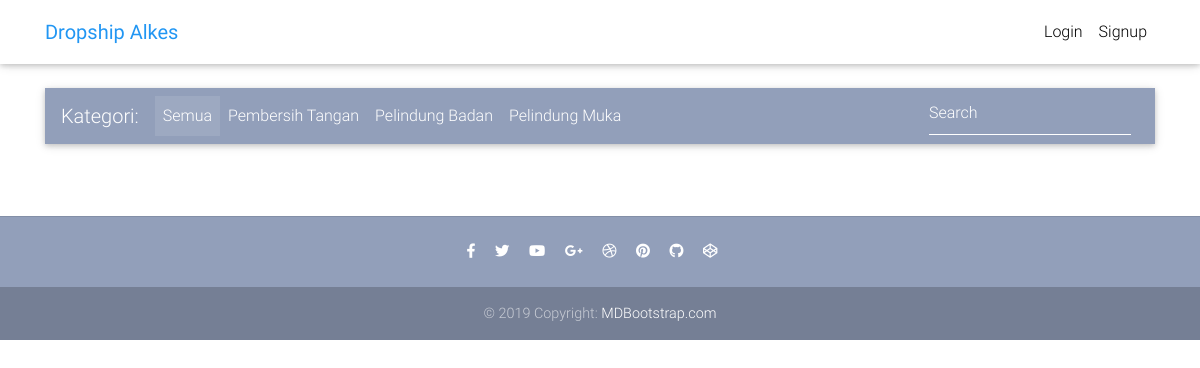
The app's page /, older data.
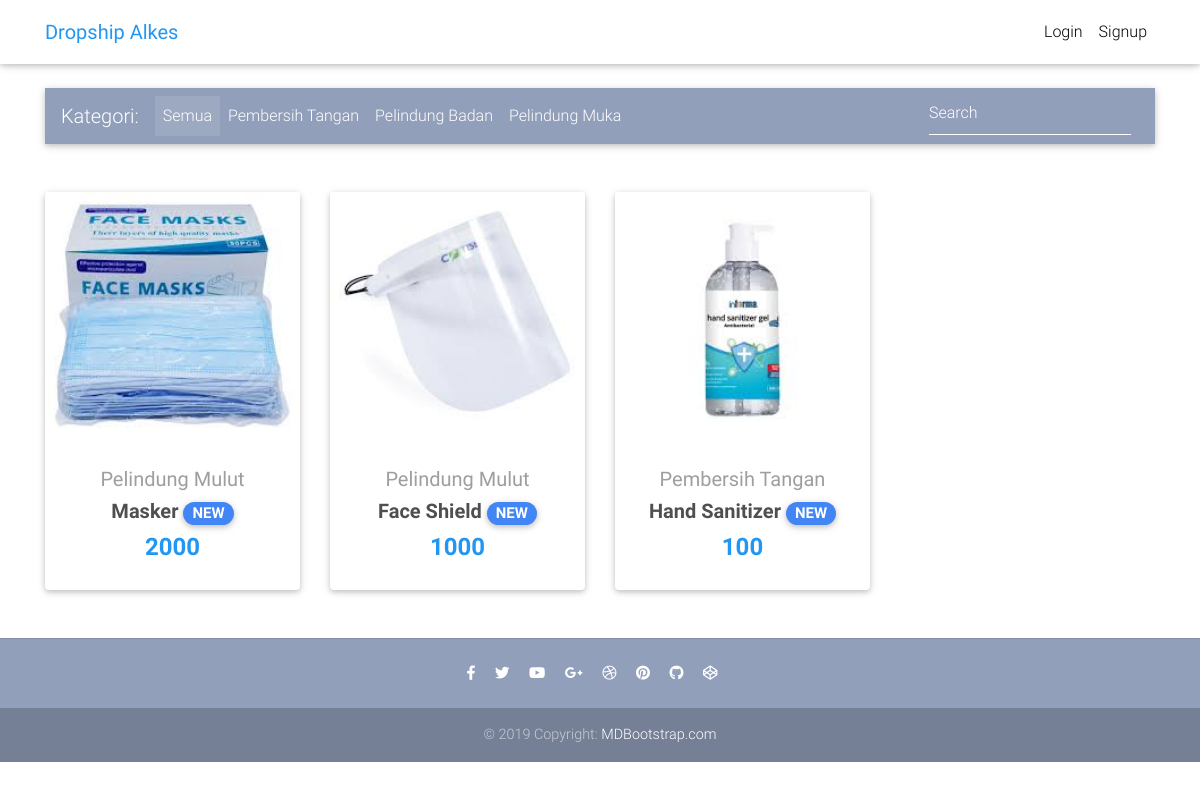
The same page, newer data.
### core/models.py (models this page shows, shortened)
class Item(models.Model):
    title = models.CharField(max_length=100)
    price = MoneyField(max_digits=14, decimal_places=0, default_currency="IDR")
    discount_price = MoneyField(
        max_digits=14, decimal_places=0, default_currency="IDR")
    category = models.CharField(choices=CATEGORY_CHOICES, max_length=2)
    label = models.CharField(choices=LABEL_CHOICES, max_length=1)
    slug = models.SlugField()
    description = models.TextField()
    image = models.ImageField()
    def get_absolute_url(self):
        return reverse("core:product", kwargs={
            'slug': self.slug
        })

### core/views.py (the view)
# urls.py: path('', HomeView.as_view(), name='home'),
class HomeView(ListView):
    model = Item
    paginate_by = 10
    template_name = "home.html"

### templates/home.html (shortened to what this page needs)
{% extends "base.html" %}
{% block content %}
<main>
  <div class="container">
    <nav class="navbar navbar-expand-lg navbar-dark mdb-color lighten-3 mt-3 mb-5">
      <span class="navbar-brand">Kategori:</span>
      <div class="collapse navbar-collapse" id="basicExampleNav">
        <ul class="navbar-nav mr-auto">
          <li class="nav-item active">
            <a class="nav-link" href="#">Semua
            </a>
          </li>
          <li class="nav-item">
            <a class="nav-link" href="#">Pembersih Tangan</a>
          </li>
          <li class="nav-item">
            <a class="nav-link" href="#">Pelindung Badan</a>
          </li>
          <li class="nav-item">
            <a class="nav-link" href="#">Pelindung Muka</a>
          </li>
        </ul>
        <form class="form-inline">
          <div class="md-form my-0">
            <input class="form-control mr-sm-2" type="text" placeholder="Search" aria-label="Search">
          </div>
        </form>
      </div>
    </nav>
    <section class="text-center mb-4">
      <div class="row wow fadeIn">
        {% for item in object_list %}
        <div class="col-lg-3 col-md-6 mb-4">
          <div class="card">
            <div class="view overlay">
                 <img src="{{ item.image.url }}" class="card-img-top">
            </div>
            <div class="card-body text-center">
              <a href="" class="grey-text">
                <h5>{{ item.get_category_display }}</h5>
              </a>
              <h5>
                <strong>
                  <a href="{{ item.get_absolute_url }}" class="dark-grey-text">{{ item.title }}
                    <span class="badge badge-pill {{ item.get_label_display }}-color">NEW</span>
                  </a>
                </strong>
              </h5>
              <h4 class="font-weight-bold blue-text">
                <strong>
                  {% if item.discount_price %}
                  {{ item.discount_price }}
                  {% else %}
                  {{ item.price }}
                  {% endif %}
                </strong>
              </h4>
            </div>
          </div>
        </div>
        {% endfor %}
      </div>
    </section>
  </div>
</main>
{% endblock content %}

### templates/base.html (shortened to what this page needs)
{% load static %}
<!DOCTYPE html>
<html lang="en">
<head>
  <link rel="stylesheet" href="https://use.fontawesome.com/releases/v5.8.1/css/all.css">
  <link href="{% static 'css/bootstrap.min.css' %}" rel="stylesheet">
  <link href="{% static 'css/mdb.min.css' %}" rel="stylesheet">
  <link href="{% static 'css/style.min.css' %}" rel="stylesheet">
</head>
{% include "navbar.html" %}
<body>
  <div class="mt-5 pt-4">
  </div>
  {% block content %}
  {% endblock content %}
  {% include "footer.html" %}
</body>
</html>

### templates/navbar.html (shortened to what this page needs)
{% load cart_template_tags %}
<nav class="navbar fixed-top navbar-expand-lg navbar-light white scrolling-navbar">
  <div class="container">
    <a class="navbar-brand waves-effect" href="/">
      <strong class="blue-text">Dropship Alkes</strong>
    </a>
    <div class="collapse navbar-collapse" id="navbarSupportedContent">
      <ul class="navbar-nav nav-flex-icons">
        {% if request.user.is_authenticated %}
        <li class="nav-item">
          <a href="{% url 'core:order-summary' %}" class="nav-link waves-effect">
            <span class="badge red z-depth-1 mr-1"> {{ request.user|cart_item_count }} </span>
            <i class="fas fa-shopping-cart"></i>
            <span class="clearfix d-none d-sm-inline-block"> Cart </span>
          </a>
        </li>
        <li class="nav-item">
          <a class="nav-link waves-effect" href="{% url 'account_logout' %}">
            <span class="clearfix d-none d-sm-inline-block"> Logout </span>
          </a>
        </li>
        {% else %}
        <li class="nav-item">
          <a class="nav-link waves-effect" href="{% url 'account_login' %}">
            <span class="clearfix d-none d-sm-inline-block"> Login </span>
          </a>
        </li>
        <li class="nav-item">
          <a class="nav-link waves-effect" href="{% url 'account_signup' %}">
            <span class="clearfix d-none d-sm-inline-block"> Signup </span>
          </a>
        </li>
        {% endif %}
      </ul>
    </div>
  </div>
</nav>

### templates/footer.html
<footer class="page-footer text-center font-small mt-4 wow fadeIn">
    <hr class="my-4">
    <div class="pb-4">
      <a href="https://www.facebook.com/mdbootstrap" target="_blank">
        <i class="fab fa-facebook-f mr-3"></i>
      </a>
      <a href="https://twitter.com/MDBootstrap" target="_blank">
        <i class="fab fa-twitter mr-3"></i>
      </a>
      <a href="https://www.youtube.com/watch?v=7MUISDJ5ZZ4" target="_blank">
        <i class="fab fa-youtube mr-3"></i>
      </a>
      <a href="https://plus.google.com/u/0/b/107863090883699620484" target="_blank">
        <i class="fab fa-google-plus-g mr-3"></i>
      </a>
      <a href="https://dribbble.com/mdbootstrap" target="_blank">
        <i class="fab fa-dribbble mr-3"></i>
      </a>
      <a href="https://pinterest.com/mdbootstrap" target="_blank">
        <i class="fab fa-pinterest mr-3"></i>
      </a>
      <a href="https://github.com/mdbootstrap/bootstrap-material-design" target="_blank">
        <i class="fab fa-github mr-3"></i>
      </a>
      <a href="http://codepen.io/mdbootstrap/" target="_blank">
        <i class="fab fa-codepen mr-3"></i>
      </a>
    </div>
    <div class="footer-copyright py-3">
      © 2019 Copyright:
      <a href="https://mdbootstrap.com/education/bootstrap/" target="_blank"> MDBootstrap.com </a>
    </div>
  </footer>

### templates/scripts.html (shortened to what this page needs)
{% load static %}

### templates/base.html (style rules this page uses)
html, body, header, .carousel { height: 60vh; }

Row changes from the older to the newer data that the page shows:
added Item: image (picture), category "Pelindung Mulut", title "Masker", discount_price "2000"
added Item: image (picture), category "Pelindung Mulut", title "Face Shield", discount_price "1000"
added Item: image (picture), category "Pembersih Tangan", title "Hand Sanitizer", discount_price "100"
